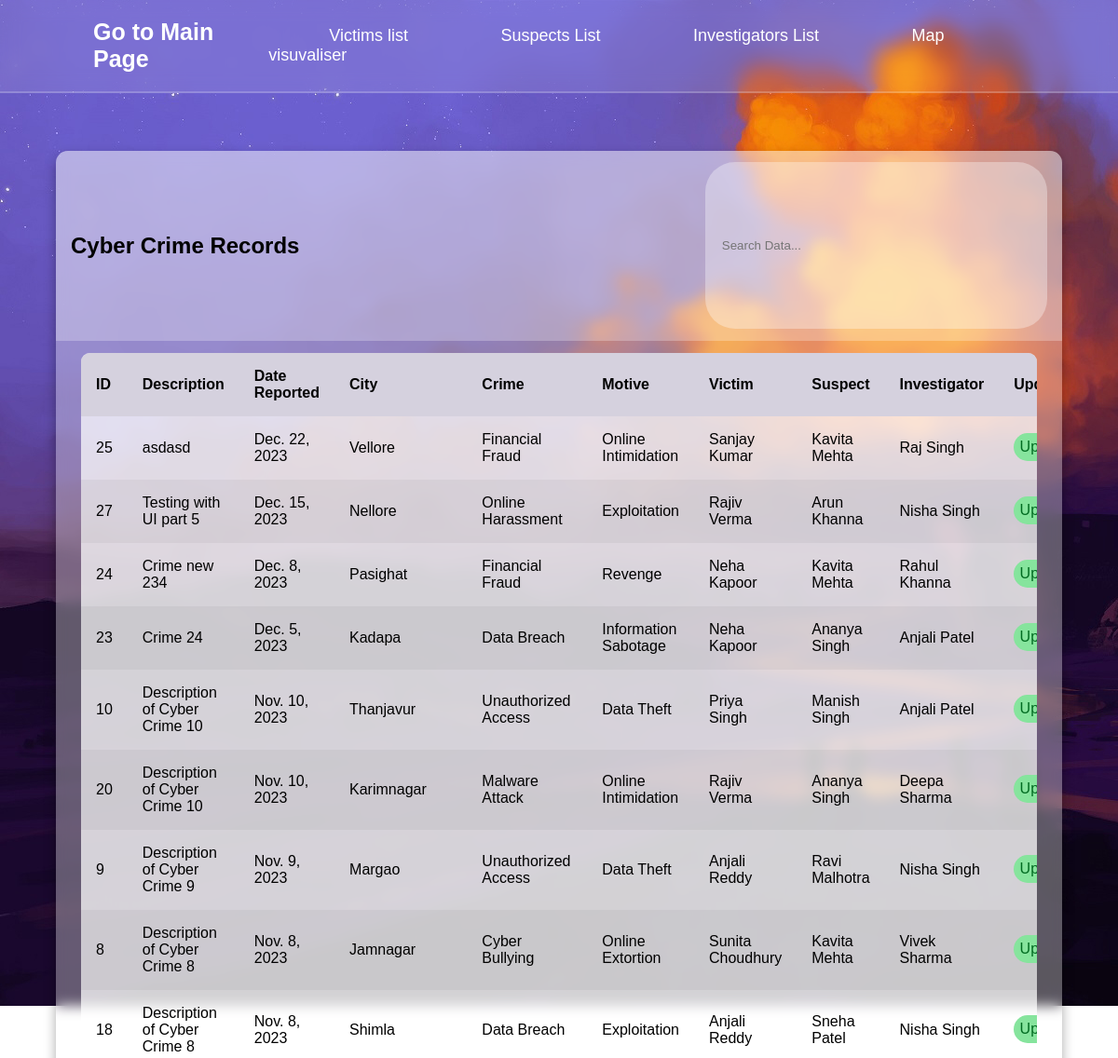
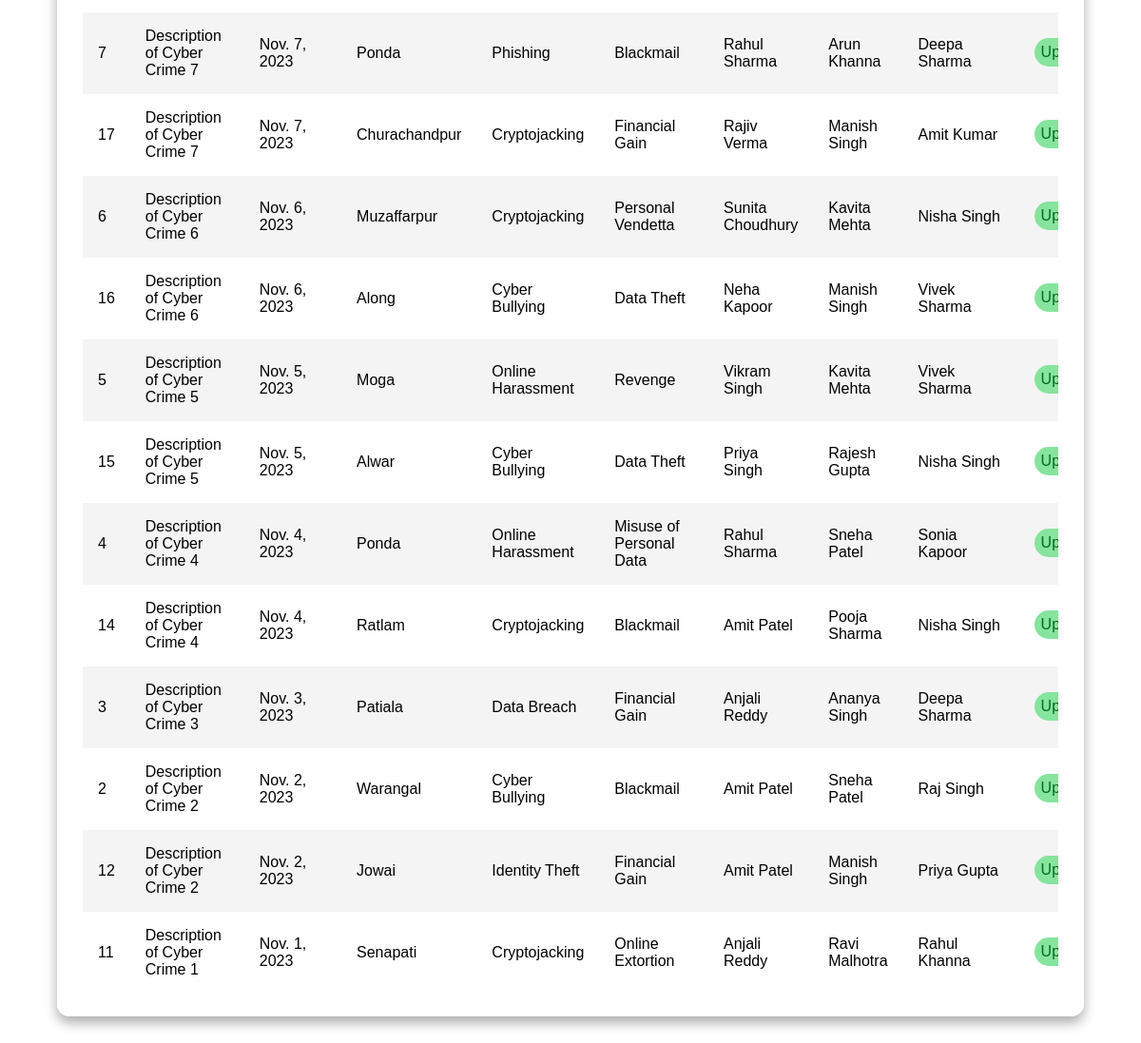
/records/listrecords (signed in), run on the app's committed database (2 pictures, top to bottom).
### MainTableInput/models.py (models this page shows)
class CyberCrime(models.Model):
    description = models.TextField()
    date_reported = models.DateField()
    city = models.ForeignKey(City,on_delete=models.CASCADE, null=True, blank=True)
    crime = models.ForeignKey(Crime, on_delete=models.CASCADE, null=True, blank=True)
    motive = models.ForeignKey(Motive, on_delete=models.CASCADE, null=True, blank=True)
    victim = models.ForeignKey(Victim, on_delete=models.CASCADE, null=True, blank=True)
    suspect = models.ForeignKey(Suspect, on_delete=models.CASCADE, null=True, blank=True)
    investigator = models.ForeignKey(Investigator, on_delete=models.CASCADE, null=True, blank=True)

class City(models.Model):
    city_name = models.CharField(max_length=255)
    state = models.ForeignKey(State, on_delete=models.CASCADE)
    def __str__(self):
        return self.city_name

class Crime(models.Model):
    crime_name = models.CharField(max_length=255)
    def __str__(self):
        return self.crime_name

class Motive(models.Model):
    motive_description = models.TextField()
    def __str__(self):
        return self.motive_description

class Victim(models.Model):
    victim_name = models.CharField(max_length=255)
    age = models.IntegerField(null=True, blank=True)
    GENDER_CHOICES = [
        ('male', 'Male'),
        ('female', 'Female'),
    ]
    gender = models.CharField(max_length=10, choices=GENDER_CHOICES, null=True, blank=True)
    contact_info = models.CharField(max_length=255, null=True, blank=True)
    def __str__(self):
        return self.victim_name

class Suspect(models.Model):
    suspect_name = models.CharField(max_length=255)
    age = models.IntegerField(null=True, blank=True)
    GENDER_CHOICES = [
        ('male', 'Male'),
        ('female', 'Female'),
    ]
    gender = models.CharField(max_length=10, choices=GENDER_CHOICES, null=True, blank=True)
    description = models.TextField(null=True, blank=True)
    def __str__(self):
        return self.suspect_name

class Investigator(models.Model):
    investigator_name = models.CharField(max_length=255)
    badge_number = models.CharField(max_length=20)
    contact_info = models.CharField(max_length=255, null=True, blank=True)
    agency = models.ForeignKey(InvestigatingAgency, on_delete=models.CASCADE)
    def __str__(self):
        return self.investigator_name

### MainTableInput/views.py (the view)
# urls.py: path('listrecords', CyberListView.as_view(), name = 'list-cybercrime'),
class CyberListView(LoginRequiredMixin, ListView):
    model = CyberCrime
    template_name = "MainTableInput/ListRecords.html"
    context_object_name = "records"
    ordering = ['-date_reported']

### MainTableInput/templates/MainTableInput/ListRecords.html (shortened to what this page needs)
{% load static %}
<!DOCTYPE html>
<html lang="en" title="Coding design">
<head>
    <link rel="stylesheet" type="text/css" href="{% static 'MainTableInput/Listing_style.css' %}">
</head>
<body>
    <header class="header">
        <a href = {% url 'blog-home'%} class="logo">Go to Main Page</a>
        <nav class="navbar">
            <a href="{% url 'list-victims' %}">Victims list</a>
            <a href="{% url 'list-suspects' %}">Suspects List</a>
            <a href="{% url 'list-investigators' %}">Investigators List</a>
            <a href="{% url 'visualise-cybercrime' %}">Map visuvaliser</a>
        </nav>
    </header>
    <main class="table">
        <section class="table__header">
            <h1>Cyber Crime Records</h1>
            <div class="input-group">
                <input type="search" placeholder="Search Data...">
            </div>
        </section>
        <section class="table__body">
            <table>
                <thead>
                    <tr>
                        <th> ID </th>
                        <th> Description </th>
                        <th> Date Reported </th>
                        <th> City </th>
                        <th> Crime </th>
                        <th> Motive </th>
                        <th> Victim </th>
                        <th> Suspect </th>
                        <th> Investigator </th>
                        <th> Update </th>
                    </tr>
                </thead>
                <tbody>
                    {% for obj in records %}
                    <tr>
                        <td> {{ obj.id }} </td>
                        <td> {{ obj.description }} </td>
                        <td> {{ obj.date_reported }} </td>
                        <td> {{ obj.city }} </td>
                        <td> {{ obj.crime }} </td>
                        <td> {{ obj.motive }} </td>
                        <td> {{ obj.victim }} </td>
                        <td> {{ obj.suspect }} </td>
                        <td> {{ obj.investigator }} </td>
                        <td>
                                <a href="{% url "update-cybercrime" obj.id %}" class="update">Update</a>
                        </td>
                    </tr>
                    {% endfor %}
                </tbody>
            </table>
        </section>
    </main>
</body>
</html>

### MainTableInput/static/MainTableInput/Listing_style.css (style rules this page uses)
* { margin: 0; padding: 0; box-sizing: border-box; font-family: sans-serif; }
body { min-height: 100vh; background: url(html_table.jpg) no-repeat; display: flex; justify-content: center; align-items: center; }
.header { position: fixed; top: 0; left: 0; width: 100%; padding: 20px 100px; background: rgba(255, 255, 255, .1); display: flex; justify-content: space-between; align-items: center; backdrop-filter: blur(10px); border-bottom: 2px solid rgba(255, 255, 255, .2); }
.header::before { content: ''; position: absolute; top: 0; left: -100%; width: 100%; height: 100%; background: linear-gradient(90deg, transparent, rgba(255, 255, 255, .4), transparent); transition: .5s; }
.logo { color: #fff; font-size: 25px; text-decoration: none; font-weight: 600; cursor: default; }
.navbar a { padding: 30px; color: #fff; font-size: 18px; text-decoration: none; margin-left: 35px; transition: .3s; }
main.table { width: 90vw; height: 90vh; background-color: #fff5; margin-top: 6rem; backdrop-filter: blur(7px); box-shadow: 0 .4rem .8rem #0005; border-radius: .8rem; overflow: hidden; }
.table__header { width: 100%; height: 10%; background-color: #fff4; padding: .8rem 1rem; display: flex; justify-content: space-between; align-items: center; }
.table__header .input-group { width: 35%; height: 100%; background-color: #fff5; padding: 0 .8rem; border-radius: 2rem; display: flex; justify-content: center; align-items: center; transition: .2s; }
.table__header .input-group input { width: 100%; padding: 0 .5rem 0 .3rem; background-color: transparent; border: none; outline: none; }
.table__body { width: 95%; max-height: calc(89% - 1.6rem); background-color: #fffb; margin: .8rem auto; border-radius: .6rem; overflow: auto; overflow: overlay; }
table { width: 100%; }
table, th, td { border-collapse: collapse; padding: 1rem; text-align: left; }
thead th { position: sticky; top: 0; left: 0; background-color: #d5d1defe; cursor: pointer; text-transform: capitalize; }
tbody tr:nth-child(even) { background-color: #0000000b; }
tbody tr { --delay: .1s; transition: .5s ease-in-out var(--delay), background-color 0s; }
tbody tr td, tbody tr td p, tbody tr td img { transition: .2s ease-in-out; }
.update { padding: .4rem .4rem; text-decoration: none; border-radius: 2rem; text-align: center; transition: 200ms ease; margin-top: 10px; background-color: #86e49d; color: #006b21; }

### data on the page
CyberCrime: id "25", description "asdasd", date_reported "Dec. 22, 2023", city "Vellore", crime "Financial Fraud", motive "Online Intimidation", victim "Sanjay Kumar", suspect "Kavita Mehta", investigator "Raj Singh"
CyberCrime: id "27", description "Testing with UI part 5", date_reported "Dec. 15, 2023", city "Nellore", crime "Online Harassment", motive "Exploitation", victim "Rajiv Verma", suspect "Arun Khanna", investigator "Nisha Singh"
CyberCrime: id "24", description "Crime new 234", date_reported "Dec. 8, 2023", city "Pasighat", crime "Financial Fraud", motive "Revenge", victim "Neha Kapoor", suspect "Kavita Mehta", investigator "Rahul Khanna"
CyberCrime: id "23", description "Crime 24", date_reported "Dec. 5, 2023", city "Kadapa", crime "Data Breach", motive "Information Sabotage", victim "Neha Kapoor", suspect "Ananya Singh", investigator "Anjali Patel"
CyberCrime: id "10", description "Description of Cyber Crime 10", date_reported "Nov. 10, 2023", city "Thanjavur", crime "Unauthorized Access", motive "Data Theft", victim "Priya Singh", suspect "Manish Singh", investigator "Anjali Patel"
CyberCrime: id "20", description "Description of Cyber Crime 10", date_reported "Nov. 10, 2023", city "Karimnagar", crime "Malware Attack", motive "Online Intimidation", victim "Rajiv Verma", suspect "Ananya Singh", investigator "Deepa Sharma"
CyberCrime: id "9", description "Description of Cyber Crime 9", date_reported "Nov. 9, 2023", city "Margao", crime "Unauthorized Access", motive "Data Theft", victim "Anjali Reddy", suspect "Ravi Malhotra", investigator "Nisha Singh"
CyberCrime: id "8", description "Description of Cyber Crime 8", date_reported "Nov. 8, 2023", city "Jamnagar", crime "Cyber Bullying", motive "Online Extortion", victim "Sunita Choudhury", suspect "Kavita Mehta", investigator "Vivek Sharma"
CyberCrime: id "18", description "Description of Cyber Crime 8", date_reported "Nov. 8, 2023", city "Shimla", crime "Data Breach", motive "Exploitation", victim "Anjali Reddy", suspect "Sneha Patel", investigator "Nisha Singh"
CyberCrime: id "7", description "Description of Cyber Crime 7", date_reported "Nov. 7, 2023", city "Ponda", crime "Phishing", motive "Blackmail", victim "Rahul Sharma", suspect "Arun Khanna", investigator "Deepa Sharma"
CyberCrime: id "17", description "Description of Cyber Crime 7", date_reported "Nov. 7, 2023", city "Churachandpur", crime "Cryptojacking", motive "Financial Gain", victim "Rajiv Verma", suspect "Manish Singh", investigator "Amit Kumar"
CyberCrime: id "6", description "Description of Cyber Crime 6", date_reported "Nov. 6, 2023", city "Muzaffarpur", crime "Cryptojacking", motive "Personal Vendetta", victim "Sunita Choudhury", suspect "Kavita Mehta", investigator "Nisha Singh"
CyberCrime: id "16", description "Description of Cyber Crime 6", date_reported "Nov. 6, 2023", city "Along", crime "Cyber Bullying", motive "Data Theft", victim "Neha Kapoor", suspect "Manish Singh", investigator "Vivek Sharma"
CyberCrime: id "5", description "Description of Cyber Crime 5", date_reported "Nov. 5, 2023", city "Moga", crime "Online Harassment", motive "Revenge", victim "Vikram Singh", suspect "Kavita Mehta", investigator "Vivek Sharma"
CyberCrime: id "15", description "Description of Cyber Crime 5", date_reported "Nov. 5, 2023", city "Alwar", crime "Cyber Bullying", motive "Data Theft", victim "Priya Singh", suspect "Rajesh Gupta", investigator "Nisha Singh"
CyberCrime: id "4", description "Description of Cyber Crime 4", date_reported "Nov. 4, 2023", city "Ponda", crime "Online Harassment", motive "Misuse of Personal Data", victim "Rahul Sharma", suspect "Sneha Patel", investigator "Sonia Kapoor"
CyberCrime: id "14", description "Description of Cyber Crime 4", date_reported "Nov. 4, 2023", city "Ratlam", crime "Cryptojacking", motive "Blackmail", victim "Amit Patel", suspect "Pooja Sharma", investigator "Nisha Singh"
CyberCrime: id "3", description "Description of Cyber Crime 3", date_reported "Nov. 3, 2023", city "Patiala", crime "Data Breach", motive "Financial Gain", victim "Anjali Reddy", suspect "Ananya Singh", investigator "Deepa Sharma"
CyberCrime: id "2", description "Description of Cyber Crime 2", date_reported "Nov. 2, 2023", city "Warangal", crime "Cyber Bullying", motive "Blackmail", victim "Amit Patel", suspect "Sneha Patel", investigator "Raj Singh"
CyberCrime: id "12", description "Description of Cyber Crime 2", date_reported "Nov. 2, 2023", city "Jowai", crime "Identity Theft", motive "Financial Gain", victim "Amit Patel", suspect "Manish Singh", investigator "Priya Gupta"
CyberCrime: id "11", description "Description of Cyber Crime 1", date_reported "Nov. 1, 2023", city "Senapati", crime "Cryptojacking", motive "Online Extortion", victim "Anjali Reddy", suspect "Ravi Malhotra", investigator "Rahul Khanna"
